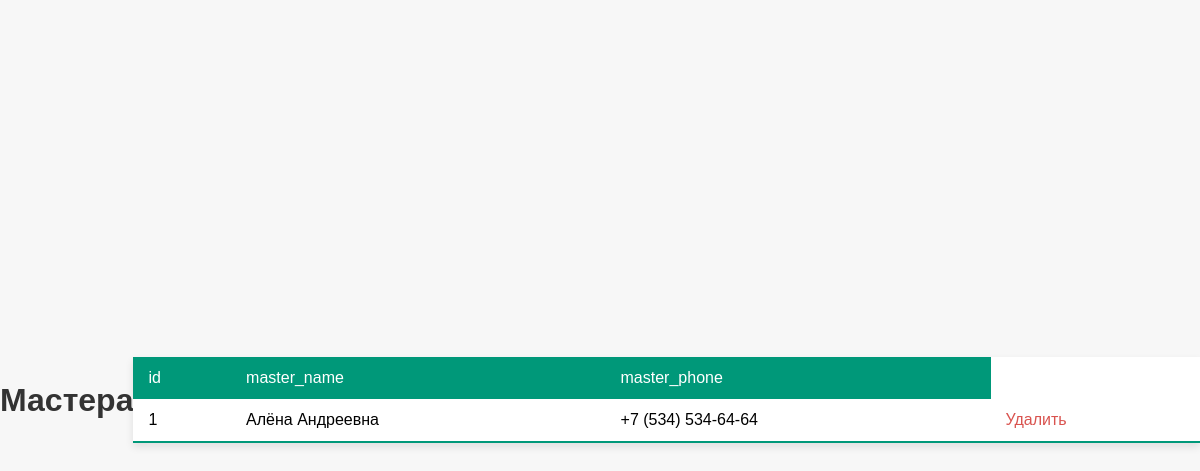
The app's page /global_admin/masters, older data.
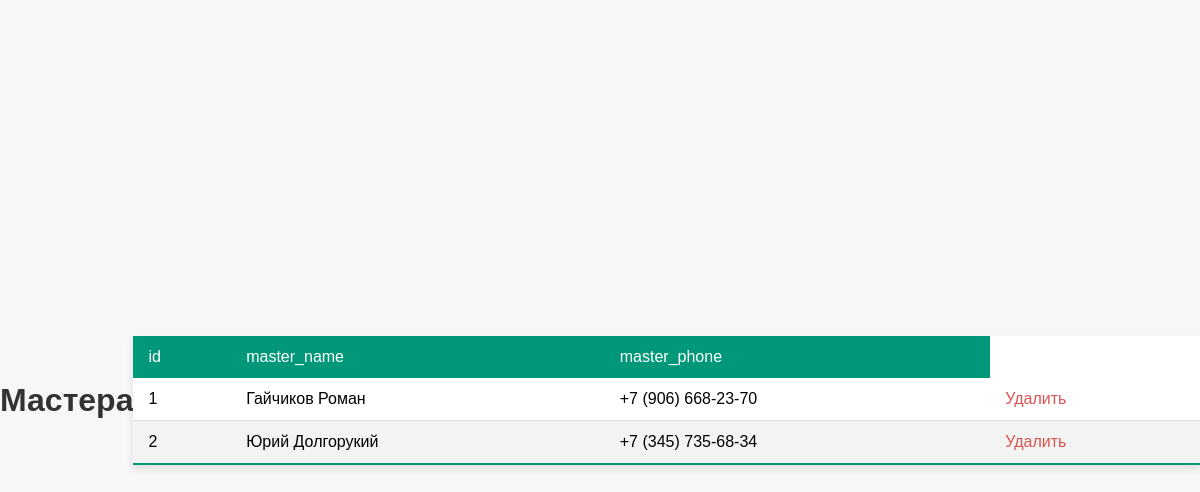
The same page, newer data.
### models/Master.py (models this page shows)
class Master(Base):
    __tablename__="masters"
    id=Column(Integer,primary_key=True,autoincrement=True)
    name=Column(String)
    phone=Column(String)
    rate=Column(Integer)
    clients= relationship('Client',back_populates='master')
    records=relationship('Record',back_populates='master')

### views/global_admin.py (the view)
@app.route(scope_name+"masters")
def global_admin_masters():
    masters=session.query(Master).all()
    return render_template(scope_name+"masters.html", headers=['id','master_name','master_phone'],  masters=masters)

### templates/global_admin/masters.html
{% extends 'global_admin/base.html' %}
{%block link%} <link rel="stylesheet" href="{{ url_for('static', filename='css/global_admin_masters.css')
}}"> {% endblock %}
{% block content %}
<h1>Мастера</h1>
<table class="styled-table">
    <thead>
        <tr>
            {% for h in headers %}
               <td>{{h}}</td>
            {% endfor %}
        </tr>
    </thead>
    <tbody>
        {% for master in masters %}
        <tr>
            <td>{{master.id}}</td>
            <td>{{master.name}}</td>
            <td>{{master.phone}}</td>
            <td class="del_master_btn"><a href="{{ url_for('quit_master', master_id=master.id) }}">Удалить</a></td>
        </tr>
        {% endfor %}
    </tbody>
</table>
{% endblock %}

Row changes from the older to the newer data that the page shows:
changed Master id 1: name "Алёна Андреевна" → "Гайчиков Роман"; phone "+7 (534) 534-64-64" → "+7 (906) 668-23-70"
added Master: id "2", name "Юрий Долгорукий", phone "+7 (345) 735-68-34"
